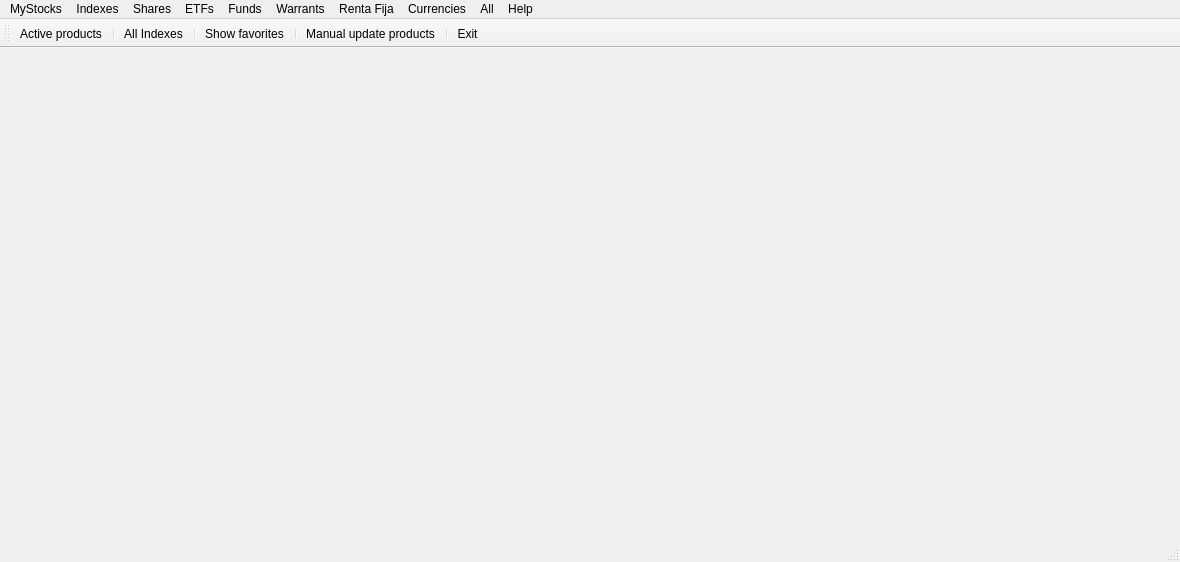
<?xml version="1.0" encoding="UTF-8"?>
<ui version="4.0">
 <author>Mariano Muñoz</author>
 <class>frmMainMS</class>
 <widget class="QMainWindow" name="frmMainMS">
  <property name="geometry">
   <rect>
    <x>0</x>
    <y>0</y>
    <width>1180</width>
    <height>562</height>
   </rect>
  </property>
  <property name="sizePolicy">
   <sizepolicy hsizetype="Expanding" vsizetype="Expanding">
    <horstretch>0</horstretch>
    <verstretch>0</verstretch>
   </sizepolicy>
  </property>
  <property name="cursor">
   <cursorShape>PointingHandCursor</cursorShape>
  </property>
  <property name="windowIcon">
   <iconset resource="../images/xulpymoney.qrc">
    <normaloff>:/xulpymoney/kmplot.jpg</normaloff>:/xulpymoney/kmplot.jpg</iconset>
  </property>
  <widget class="QWidget" name="central">
   <property name="enabled">
    <bool>true</bool>
   </property>
   <property name="sizePolicy">
    <sizepolicy hsizetype="Expanding" vsizetype="Expanding">
     <horstretch>0</horstretch>
     <verstretch>0</verstretch>
    </sizepolicy>
   </property>
   <layout class="QHBoxLayout" name="horizontalLayout">
    <item>
     <layout class="QVBoxLayout" name="layout"/>
    </item>
   </layout>
  </widget>
  <widget class="QMenuBar" name="menuBar">
   <property name="geometry">
    <rect>
     <x>0</x>
     <y>0</y>
     <width>1180</width>
     <height>25</height>
    </rect>
   </property>
   <widget class="QMenu" name="menuAyuda">
    <property name="title">
     <string>MyStocks</string>
    </property>
    <addaction name="actionImportar"/>
    <addaction name="actionExportar"/>
    <addaction name="separator"/>
    <addaction name="actionPurgeAll"/>
    <addaction name="separator"/>
    <addaction name="actionSalir"/>
   </widget>
   <widget class="QMenu" name="menuIndices">
    <property name="title">
     <string>Indexes</string>
    </property>
    <addaction name="actionCAC40"/>
    <addaction name="actionEurostoxx50"/>
    <addaction name="actionIbex35"/>
    <addaction name="actionMC"/>
    <addaction name="actionNasdaq100"/>
    <addaction name="actionSP500"/>
    <addaction name="actionXetra"/>
    <addaction name="separator"/>
    <addaction name="actionIndexes"/>
   </widget>
   <widget class="QMenu" name="menuFondos">
    <property name="title">
     <string>Funds</string>
    </property>
    <addaction name="actionFondos"/>
   </widget>
   <widget class="QMenu" name="menuETFs">
    <property name="title">
     <string>ETFs</string>
    </property>
    <addaction name="actionETF"/>
   </widget>
   <widget class="QMenu" name="menuWarrants">
    <property name="title">
     <string>Warrants</string>
    </property>
    <addaction name="actionWarrantsCall"/>
    <addaction name="actionWarrantsPut"/>
    <addaction name="actionWarrantsInline"/>
    <addaction name="separator"/>
    <addaction name="actionWarrants"/>
   </widget>
   <widget class="QMenu" name="menu_Divisas">
    <property name="title">
     <string>Currencies</string>
    </property>
    <addaction name="actionDivisas"/>
   </widget>
   <widget class="QMenu" name="menuMyQuotes">
    <property name="title">
     <string>Help</string>
    </property>
    <addaction name="actionAcercaDe"/>
    <addaction name="separator"/>
   </widget>
   <widget class="QMenu" name="menuRenta_Fija">
    <property name="title">
     <string>Renta Fija</string>
    </property>
    <addaction name="actionDeudaPublica"/>
    <addaction name="actionDeudaPrivada"/>
    <addaction name="separator"/>
    <addaction name="actionRentaFija"/>
   </widget>
   <widget class="QMenu" name="menuAcciones">
    <property name="title">
     <string>Shares</string>
    </property>
    <addaction name="actionAcciones"/>
   </widget>
   <widget class="QMenu" name="menuTodas">
    <property name="title">
     <string>All</string>
    </property>
    <addaction name="actionActive"/>
    <addaction name="separator"/>
    <addaction name="actionDividendos"/>
    <addaction name="separator"/>
    <addaction name="actionInversionesManual"/>
    <addaction name="actionInversionesDesaparecidas"/>
    <addaction name="actionInversionesSinActualizarHistoricos"/>
    <addaction name="separator"/>
    <addaction name="actionISINDuplicado"/>
    <addaction name="separator"/>
    <addaction name="actionInversionesSinISIN"/>
    <addaction name="actionInversionesSinNombre"/>
    <addaction name="actionInversionesSinActualizar"/>
   </widget>
   <addaction name="menuAyuda"/>
   <addaction name="menuIndices"/>
   <addaction name="menuAcciones"/>
   <addaction name="menuETFs"/>
   <addaction name="menuFondos"/>
   <addaction name="menuWarrants"/>
   <addaction name="menuRenta_Fija"/>
   <addaction name="menu_Divisas"/>
   <addaction name="menuTodas"/>
   <addaction name="menuMyQuotes"/>
  </widget>
  <widget class="QToolBar" name="toolBar">
   <property name="windowTitle">
    <string>toolBar</string>
   </property>
   <property name="iconSize">
    <size>
     <width>48</width>
     <height>33</height>
    </size>
   </property>
   <property name="toolButtonStyle">
    <enum>Qt::ToolButtonTextUnderIcon</enum>
   </property>
   <attribute name="toolBarArea">
    <enum>TopToolBarArea</enum>
   </attribute>
   <attribute name="toolBarBreak">
    <bool>false</bool>
   </attribute>
   <addaction name="actionActive"/>
   <addaction name="separator"/>
   <addaction name="actionIndexes"/>
   <addaction name="separator"/>
   <addaction name="actionFavoritos"/>
   <addaction name="separator"/>
   <addaction name="actionInversionesManual"/>
   <addaction name="separator"/>
   <addaction name="actionSalir"/>
  </widget>
  <widget class="QStatusBar" name="status"/>
  <action name="actionSalir">
   <property name="icon">
    <iconset resource="../images/xulpymoney.qrc">
     <normaloff>:/xulpymoney/exit.png</normaloff>:/xulpymoney/exit.png</iconset>
   </property>
   <property name="text">
    <string>Exit</string>
   </property>
  </action>
  <action name="actionAcercaDe">
   <property name="icon">
    <iconset resource="../images/xulpymoney.qrc">
     <normaloff>:/xulpymoney/kmplot.jpg</normaloff>:/xulpymoney/kmplot.jpg</iconset>
   </property>
   <property name="text">
    <string>About</string>
   </property>
  </action>
  <action name="actionInversionesSinISIN">
   <property name="icon">
    <iconset>
     <normaloff>:/images/configure.png</normaloff>:/images/configure.png</iconset>
   </property>
   <property name="text">
    <string>Products without ISIN</string>
   </property>
   <property name="toolTip">
    <string>Inversiones sin ISIN</string>
   </property>
  </action>
  <action name="actionIndexes">
   <property name="icon">
    <iconset resource="../images/xulpymoney.qrc">
     <normaloff>:/xulpymoney/kmplot.jpg</normaloff>:/xulpymoney/kmplot.jpg</iconset>
   </property>
   <property name="text">
    <string>All Indexes</string>
   </property>
  </action>
  <action name="actionFondos">
   <property name="icon">
    <iconset>
     <normaloff>:/images/document-preview.png</normaloff>:/images/document-preview.png</iconset>
   </property>
   <property name="text">
    <string>All funds</string>
   </property>
  </action>
  <action name="actionETF">
   <property name="icon">
    <iconset>
     <normaloff>:/images/kmplot.jpg</normaloff>:/images/kmplot.jpg</iconset>
   </property>
   <property name="text">
    <string>All ETF</string>
   </property>
  </action>
  <action name="actionIbex35">
   <property name="icon">
    <iconset resource="../images/xulpymoney.qrc">
     <normaloff>:/countries/spain.gif</normaloff>:/countries/spain.gif</iconset>
   </property>
   <property name="text">
    <string>Ibex 35</string>
   </property>
  </action>
  <action name="actionEurostoxx50">
   <property name="icon">
    <iconset resource="../images/xulpymoney.qrc">
     <normaloff>:/countries/eu.gif</normaloff>:/countries/eu.gif</iconset>
   </property>
   <property name="text">
    <string>Eurostoxx 50</string>
   </property>
  </action>
  <action name="actionSP500">
   <property name="icon">
    <iconset resource="../images/xulpymoney.qrc">
     <normaloff>:/countries/usa.gif</normaloff>:/countries/usa.gif</iconset>
   </property>
   <property name="text">
    <string>S&amp;&amp;P 500</string>
   </property>
  </action>
  <action name="actionCAC40">
   <property name="icon">
    <iconset resource="../images/xulpymoney.qrc">
     <normaloff>:/countries/france.gif</normaloff>:/countries/france.gif</iconset>
   </property>
   <property name="text">
    <string>CAC 40</string>
   </property>
  </action>
  <action name="actionNasdaq100">
   <property name="icon">
    <iconset resource="../images/xulpymoney.qrc">
     <normaloff>:/countries/usa.gif</normaloff>:/countries/usa.gif</iconset>
   </property>
   <property name="text">
    <string>Nasdaq 100</string>
   </property>
  </action>
  <action name="actionMC">
   <property name="icon">
    <iconset resource="../images/xulpymoney.qrc">
     <normaloff>:/countries/spain.gif</normaloff>:/countries/spain.gif</iconset>
   </property>
   <property name="text">
    <string>Mercado Continuo</string>
   </property>
  </action>
  <action name="actionXetra">
   <property name="icon">
    <iconset resource="../images/xulpymoney.qrc">
     <normaloff>:/countries/germany.gif</normaloff>:/countries/germany.gif</iconset>
   </property>
   <property name="text">
    <string>Xetra</string>
   </property>
  </action>
  <action name="actionInversionesSinNombre">
   <property name="icon">
    <iconset>
     <normaloff>:/images/configure.png</normaloff>:/images/configure.png</iconset>
   </property>
   <property name="text">
    <string>Products without name</string>
   </property>
   <property name="toolTip">
    <string>Inversiones sin nombre</string>
   </property>
  </action>
  <action name="actionInversionesSinActualizar">
   <property name="icon">
    <iconset>
     <normaloff>:/images/configure.png</normaloff>:/images/configure.png</iconset>
   </property>
   <property name="text">
    <string>Products not updated</string>
   </property>
   <property name="toolTip">
    <string>Inversiones sin actualizar</string>
   </property>
  </action>
  <action name="actionInversionesDesaparecidas">
   <property name="icon">
    <iconset>
     <normaloff>:/images/configure.png</normaloff>:/images/configure.png</iconset>
   </property>
   <property name="text">
    <string>Obsolete products</string>
   </property>
   <property name="toolTip">
    <string>Inversiones desaparecidas</string>
   </property>
  </action>
  <action name="actionExportar">
   <property name="icon">
    <iconset>
     <normaloff>:/images/configure.png</normaloff>:/images/configure.png</iconset>
   </property>
   <property name="text">
    <string>Exportar tabla quotes</string>
   </property>
   <property name="toolTip">
    <string>Exportar tabla quotes</string>
   </property>
  </action>
  <action name="actionImportar">
   <property name="icon">
    <iconset>
     <normaloff>:/images/configure.png</normaloff>:/images/configure.png</iconset>
   </property>
   <property name="text">
    <string>Importar tabla quotes</string>
   </property>
   <property name="toolTip">
    <string>Importar tabla quotes</string>
   </property>
  </action>
  <action name="actionInversionesManual">
   <property name="icon">
    <iconset resource="../images/xulpymoney.qrc">
     <normaloff>:/xulpymoney/keko.png</normaloff>:/xulpymoney/keko.png</iconset>
   </property>
   <property name="text">
    <string>Manual update products</string>
   </property>
   <property name="toolTip">
    <string>Inversiones de edición manual</string>
   </property>
  </action>
  <action name="actionDivisas">
   <property name="icon">
    <iconset resource="../images/xulpymoney.qrc">
     <normaloff>:/xulpymoney/Money.png</normaloff>:/xulpymoney/Money.png</iconset>
   </property>
   <property name="text">
    <string>All currencies</string>
   </property>
   <property name="toolTip">
    <string>Todas las divisas</string>
   </property>
  </action>
  <action name="actionFavoritos">
   <property name="icon">
    <iconset resource="../images/xulpymoney.qrc">
     <normaloff>:/xulpymoney/star.png</normaloff>:/xulpymoney/star.png</iconset>
   </property>
   <property name="text">
    <string>Show favorites</string>
   </property>
   <property name="toolTip">
    <string>Muestra los productos favoritos
seleccionados por el usuario</string>
   </property>
  </action>
  <action name="actionInversionesSinActualizarHistoricos">
   <property name="icon">
    <iconset>
     <normaloff>:/images/history.png</normaloff>:/images/history.png</iconset>
   </property>
   <property name="text">
    <string>Inversiones sin actualizar históricos</string>
   </property>
   <property name="toolTip">
    <string>Inversiones sin actualizar históricos</string>
   </property>
  </action>
  <action name="actionActive">
   <property name="icon">
    <iconset resource="../images/xulpymoney.qrc">
     <normaloff>:/xulpymoney/star.png</normaloff>:/xulpymoney/star.png</iconset>
   </property>
   <property name="text">
    <string>Active products</string>
   </property>
   <property name="toolTip">
    <string>Todas las activas</string>
   </property>
  </action>
  <action name="actionDividendos">
   <property name="icon">
    <iconset>
     <normaloff>:/images/dinero.png</normaloff>:/images/dinero.png</iconset>
   </property>
   <property name="text">
    <string>Biggest dividends</string>
   </property>
   <property name="toolTip">
    <string>Mayores dividendos</string>
   </property>
  </action>
  <action name="actionWarrantsCall">
   <property name="icon">
    <iconset resource="../images/xulpymoney.qrc">
     <normaloff>:/xulpymoney/coins.png</normaloff>:/xulpymoney/coins.png</iconset>
   </property>
   <property name="text">
    <string>All call warrants</string>
   </property>
  </action>
  <action name="actionWarrantsPut">
   <property name="icon">
    <iconset resource="../images/xulpymoney.qrc">
     <normaloff>:/xulpymoney/coins.png</normaloff>:/xulpymoney/coins.png</iconset>
   </property>
   <property name="text">
    <string>All put warrants</string>
   </property>
  </action>
  <action name="actionWarrantsInline">
   <property name="icon">
    <iconset resource="../images/xulpymoney.qrc">
     <normaloff>:/xulpymoney/coins.png</normaloff>:/xulpymoney/coins.png</iconset>
   </property>
   <property name="text">
    <string>All inline warrants</string>
   </property>
  </action>
  <action name="actionRentaFija">
   <property name="icon">
    <iconset resource="../images/xulpymoney.qrc">
     <normaloff>:/xulpymoney/history2.png</normaloff>:/xulpymoney/history2.png</iconset>
   </property>
   <property name="text">
    <string>Toda la Renta Fija</string>
   </property>
   <property name="toolTip">
    <string>Toda la Renta Fija</string>
   </property>
  </action>
  <action name="actionAcciones">
   <property name="icon">
    <iconset resource="../images/xulpymoney.qrc">
     <normaloff>:/xulpymoney/kmplot.jpg</normaloff>:/xulpymoney/kmplot.jpg</iconset>
   </property>
   <property name="text">
    <string>All shares</string>
   </property>
   <property name="toolTip">
    <string>Todas las acciones</string>
   </property>
  </action>
  <action name="actionDeudaPublica">
   <property name="icon">
    <iconset resource="../images/xulpymoney.qrc">
     <normaloff>:/xulpymoney/history2.png</normaloff>:/xulpymoney/history2.png</iconset>
   </property>
   <property name="text">
    <string>Toda la deuda pública</string>
   </property>
   <property name="toolTip">
    <string>Toda la deuda pública</string>
   </property>
  </action>
  <action name="actionDeudaPrivada">
   <property name="icon">
    <iconset resource="../images/xulpymoney.qrc">
     <normaloff>:/xulpymoney/history2.png</normaloff>:/xulpymoney/history2.png</iconset>
   </property>
   <property name="text">
    <string>Toda la deuda privada</string>
   </property>
   <property name="toolTip">
    <string>Toda la deuda privada</string>
   </property>
  </action>
  <action name="actionWarrants">
   <property name="icon">
    <iconset resource="../images/xulpymoney.qrc">
     <normaloff>:/xulpymoney/coins.png</normaloff>:/xulpymoney/coins.png</iconset>
   </property>
   <property name="text">
    <string>All warrants</string>
   </property>
   <property name="toolTip">
    <string>Todos los Warrants</string>
   </property>
  </action>
  <action name="actionISINDuplicado">
   <property name="icon">
    <iconset resource="../images/xulpymoney.qrc">
     <normaloff>:/xulpymoney/document-preview-archive.png</normaloff>:/xulpymoney/document-preview-archive.png</iconset>
   </property>
   <property name="text">
    <string>Inversiones con ISIN duplicado</string>
   </property>
   <property name="toolTip">
    <string>Inversiones con ISIN duplicado</string>
   </property>
  </action>
  <action name="actionPurgeAll">
   <property name="icon">
    <iconset resource="../images/xulpymoney.qrc">
     <normaloff>:/xulpymoney/tools-wizard.png</normaloff>:/xulpymoney/tools-wizard.png</iconset>
   </property>
   <property name="text">
    <string>Purge all investments</string>
   </property>
   <property name="toolTip">
    <string>Purge all investments</string>
   </property>
  </action>
 </widget>
 <resources>
  <include location="../images/xulpymoney.qrc"/>
 </resources>
 <connections>
  <connection>
   <sender>actionSalir</sender>
   <signal>activated()</signal>
   <receiver>frmMainMS</receiver>
   <slot>close()</slot>
   <hints>
    <hint type="sourcelabel">
     <x>-1</x>
     <y>-1</y>
    </hint>
    <hint type="destinationlabel">
     <x>589</x>
     <y>280</y>
    </hint>
   </hints>
  </connection>
 </connections>
</ui>
